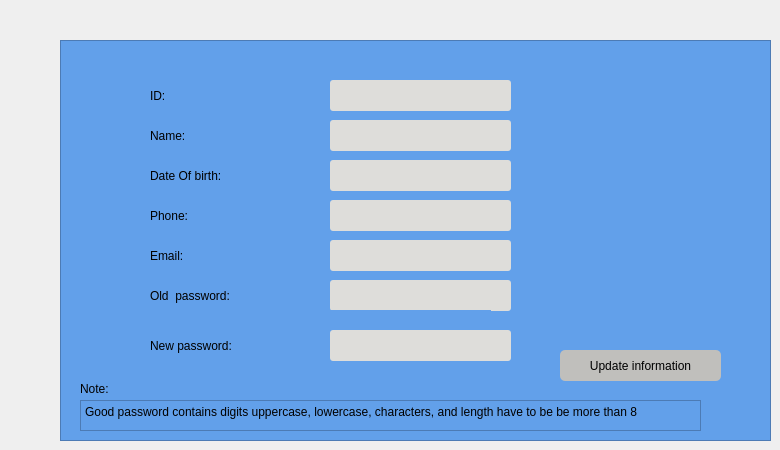
   <widget class="QWidget" name="tab">
    <attribute name="title">
     <string>Update information</string>
    </attribute>
    <widget class="QFrame" name="frame_2">
     <property name="geometry">
      <rect>
       <x>60</x>
       <y>40</y>
       <width>711</width>
       <height>401</height>
      </rect>
     </property>
     <property name="styleSheet">
      <string notr="true">background:rgb(98, 160, 234);</string>
     </property>
     <property name="frameShape">
      <enum>QFrame::StyledPanel</enum>
     </property>
     <property name="frameShadow">
      <enum>QFrame::Raised</enum>
     </property>
     <widget class="QLabel" name="label_14">
      <property name="geometry">
       <rect>
        <x>90</x>
        <y>290</y>
        <width>151</width>
        <height>31</height>
       </rect>
      </property>
      <property name="styleSheet">
       <string notr="true">border-radius:4px;</string>
      </property>
      <property name="text">
       <string>New password:</string>
      </property>
     </widget>
     <widget class="QLabel" name="label_15">
      <property name="geometry">
       <rect>
        <x>90</x>
        <y>240</y>
        <width>141</width>
        <height>31</height>
       </rect>
      </property>
      <property name="styleSheet">
       <string notr="true">border-radius:4px;</string>
      </property>
      <property name="text">
       <string>Old  password:</string>
      </property>
     </widget>
     <widget class="QLabel" name="label_16">
      <property name="geometry">
       <rect>
        <x>90</x>
        <y>40</y>
        <width>111</width>
        <height>31</height>
       </rect>
      </property>
      <property name="styleSheet">
       <string notr="true">
border-radius:4px;</string>
      </property>
      <property name="text">
       <string>ID:</string>
      </property>
     </widget>
     <widget class="QLineEdit" name="lineEdit_admin_oldpassword">
      <property name="geometry">
       <rect>
        <x>270</x>
        <y>240</y>
        <width>181</width>
        <height>31</height>
       </rect>
      </property>
      <property name="styleSheet">
       <string notr="true">color:black;
background:rgb(222, 221, 218);
border-radius:3px;</string>
      </property>
      <property name="readOnly">
       <bool>false</bool>
      </property>
     </widget>
     <widget class="QLineEdit" name="lineEdit_admin_newpassword">
      <property name="geometry">
       <rect>
        <x>270</x>
        <y>290</y>
        <width>181</width>
        <height>31</height>
       </rect>
      </property>
      <property name="styleSheet">
       <string notr="true">color:black;
background:rgb(222, 221, 218);
border-radius:3px;</string>
      </property>
      <property name="echoMode">
       <enum>QLineEdit::Password</enum>
      </property>
     </widget>
     <widget class="QToolButton" name="toolButton_7">
      <property name="geometry">
       <rect>
        <x>500</x>
        <y>310</y>
        <width>161</width>
        <height>31</height>
       </rect>
      </property>
      <property name="styleSheet">
       <string notr="true">border-radius:5px;
background-color: rgb(192, 191, 188);</string>
      </property>
      <property name="text">
       <string>Update information</string>
      </property>
     </widget>
     <widget class="QLabel" name="label_17">
      <property name="geometry">
       <rect>
        <x>20</x>
        <y>340</y>
        <width>66</width>
        <height>17</height>
       </rect>
      </property>
      <property name="text">
       <string>Note: </string>
      </property>
     </widget>
     <widget class="QPlainTextEdit" name="plainTextEdit">
      <property name="geometry">
       <rect>
        <x>20</x>
        <y>360</y>
        <width>621</width>
        <height>31</height>
       </rect>
      </property>
      <property name="styleSheet">
       <string notr="true">font: 9pt &quot;System-ui&quot;;
border-color: rgb(205, 171, 143);</string>
      </property>
      <property name="readOnly">
       <bool>true</bool>
      </property>
      <property name="plainText">
       <string>Good password contains digits uppercase, lowercase, characters, and length have to be be more than 8</string>
      </property>
     </widget>
     <widget class="QLabel" name="label_wrong_pass">
      <property name="geometry">
       <rect>
        <x>270</x>
        <y>270</y>
        <width>161</width>
        <height>20</height>
       </rect>
      </property>
      <property name="styleSheet">
       <string notr="true">color:red;
font: 300 8pt &quot;Ubuntu&quot;;</string>
      </property>
      <property name="text">
       <string/>
      </property>
     </widget>
     <widget class="QLineEdit" name="lineEdit_admin_email_update">
      <property name="geometry">
       <rect>
        <x>270</x>
        <y>200</y>
        <width>181</width>
        <height>31</height>
       </rect>
      </property>
      <property name="styleSheet">
       <string notr="true">color:black;
background:rgb(222, 221, 218);
border-radius:3px;</string>
      </property>
      <property name="echoMode">
       <enum>QLineEdit::Normal</enum>
      </property>
     </widget>
     <widget class="QLineEdit" name="lineEdit_admin_name_update">
      <property name="geometry">
       <rect>
        <x>270</x>
        <y>80</y>
        <width>181</width>
        <height>31</height>
       </rect>
      </property>
      <property name="styleSheet">
       <string notr="true">color:black;
background:rgb(222, 221, 218);
border-radius:3px;</string>
      </property>
      <property name="echoMode">
       <enum>QLineEdit::Normal</enum>
      </property>
     </widget>
     <widget class="QLineEdit" name="lineEdit_admin_id_update">
      <property name="geometry">
       <rect>
        <x>270</x>
        <y>40</y>
        <width>181</width>
        <height>31</height>
       </rect>
      </property>
      <property name="styleSheet">
       <string notr="true">color:black;
background:rgb(222, 221, 218);
border-radius:3px;</string>
      </property>
      <property name="readOnly">
       <bool>true</bool>
      </property>
     </widget>
     <widget class="QLabel" name="label_18">
      <property name="geometry">
       <rect>
        <x>90</x>
        <y>80</y>
        <width>111</width>
        <height>31</height>
       </rect>
      </property>
      <property name="styleSheet">
       <string notr="true">
border-radius:4px;</string>
      </property>
      <property name="text">
       <string>Name:</string>
      </property>
     </widget>
     <widget class="QLabel" name="label_19">
      <property name="geometry">
       <rect>
        <x>90</x>
        <y>200</y>
        <width>111</width>
        <height>31</height>
       </rect>
      </property>
      <property name="styleSheet">
       <string notr="true">
border-radius:4px;</string>
      </property>
      <property name="text">
       <string>Email:</string>
      </property>
     </widget>
     <widget class="QLineEdit" name="lineEdit_admin_date_update">
      <property name="geometry">
       <rect>
        <x>270</x>
        <y>120</y>
        <width>181</width>
        <height>31</height>
       </rect>
      </property>
      <property name="styleSheet">
       <string notr="true">color:black;
background:rgb(222, 221, 218);
border-radius:3px;</string>
      </property>
      <property name="echoMode">
       <enum>QLineEdit::Normal</enum>
      </property>
     </widget>
     <widget class="QLabel" name="label_20">
      <property name="geometry">
       <rect>
        <x>90</x>
        <y>120</y>
        <width>111</width>
        <height>31</height>
       </rect>
      </property>
      <property name="styleSheet">
       <string notr="true">
border-radius:4px;</string>
      </property>
      <property name="text">
       <string>Date Of birth:</string>
      </property>
     </widget>
     <widget class="QLineEdit" name="lineEdit_admin_phone_update">
      <property name="geometry">
       <rect>
        <x>270</x>
        <y>160</y>
        <width>181</width>
        <height>31</height>
       </rect>
      </property>
      <property name="styleSheet">
       <string notr="true">color:black;
background:rgb(222, 221, 218);
border-radius:3px;</string>
      </property>
      <property name="echoMode">
       <enum>QLineEdit::Normal</enum>
      </property>
     </widget>
     <widget class="QLabel" name="label_21">
      <property name="geometry">
       <rect>
        <x>90</x>
        <y>160</y>
        <width>111</width>
        <height>31</height>
       </rect>
      </property>
      <property name="styleSheet">
       <string notr="true">
border-radius:4px;</string>
      </property>
      <property name="text">
       <string>Phone:</string>
      </property>
     </widget>
    </widget>
   </widget>
